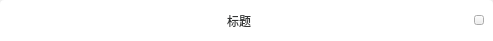
<?xml version="1.0" encoding="UTF-8"?>
<ui version="4.0">
 <class>dlg_titleWgt</class>
 <widget class="QWidget" name="dlg_titleWgt">
  <property name="geometry">
   <rect>
    <x>0</x>
    <y>0</y>
    <width>493</width>
    <height>41</height>
   </rect>
  </property>
  <property name="minimumSize">
   <size>
    <width>0</width>
    <height>41</height>
   </size>
  </property>
  <property name="maximumSize">
   <size>
    <width>16777215</width>
    <height>41</height>
   </size>
  </property>
  <property name="windowTitle">
   <string>Form</string>
  </property>
  <layout class="QHBoxLayout" name="horizontalLayout">
   <property name="spacing">
    <number>0</number>
   </property>
   <property name="leftMargin">
    <number>0</number>
   </property>
   <property name="topMargin">
    <number>0</number>
   </property>
   <property name="rightMargin">
    <number>0</number>
   </property>
   <property name="bottomMargin">
    <number>0</number>
   </property>
   <item>
    <widget class="QWidget" name="widget" native="true">
     <property name="styleSheet">
      <string notr="true">#widget{
  
	background-color: rgb(255, 255, 255);
border-top-left-radius:4px;
border-top-right-radius:4px;
}</string>
     </property>
     <layout class="QHBoxLayout" name="horizontalLayout_2">
      <item>
       <spacer name="horizontalSpacer">
        <property name="orientation">
         <enum>Qt::Horizontal</enum>
        </property>
        <property name="sizeHint" stdset="0">
         <size>
          <width>40</width>
          <height>20</height>
         </size>
        </property>
       </spacer>
      </item>
      <item>
       <widget class="QLabel" name="label">
        <property name="styleSheet">
         <string notr="true">#label{
font-family:&quot;微软雅黑&quot;;
font-size:12px;
color:#323434;
text-align:center;
}</string>
        </property>
        <property name="text">
         <string>标题</string>
        </property>
       </widget>
      </item>
      <item>
       <spacer name="horizontalSpacer_2">
        <property name="orientation">
         <enum>Qt::Horizontal</enum>
        </property>
        <property name="sizeHint" stdset="0">
         <size>
          <width>40</width>
          <height>20</height>
         </size>
        </property>
       </spacer>
      </item>
      <item>
       <widget class="QPushButton" name="closeBtn">
        <property name="minimumSize">
         <size>
          <width>10</width>
          <height>10</height>
         </size>
        </property>
        <property name="maximumSize">
         <size>
          <width>10</width>
          <height>10</height>
         </size>
        </property>
        <property name="styleSheet">
         <string notr="true">#closeBtn{
 border-image:url(:/image/image/popupx2.png);
}
#closeBtn:hover{
 border-image:url(:/image/image/popupx2b.png);
}
#closeBtn:pressed{
margin:1px;
}</string>
        </property>
        <property name="text">
         <string/>
        </property>
       </widget>
      </item>
     </layout>
    </widget>
   </item>
  </layout>
 </widget>
 <resources/>
 <connections/>
</ui>
